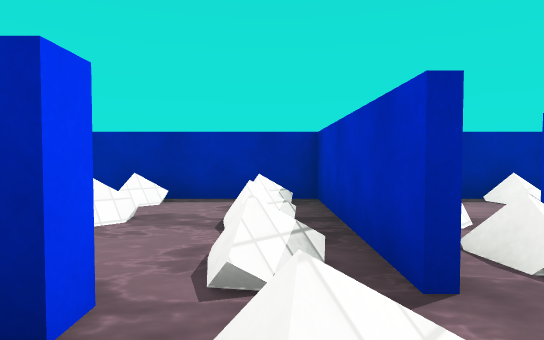
View 1 (above)

16 first-person views from a walk through a scene from a Unity 3-D project. The camera is 0.6 m above the floor, tilts 2° down and sees 75° across. The floor is counted in squares, 1 m on a side. Each view is taken from the middle of a square. On the plan, view 1 faces up. The plan holds only what a view shows up to about 10 squares ahead; the rest is blank. The place goes on beyond the plan. Surface patterns are stand-ins for the level's own textures.

View 2
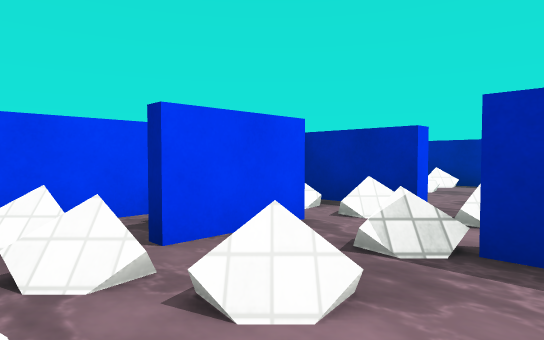

View 3
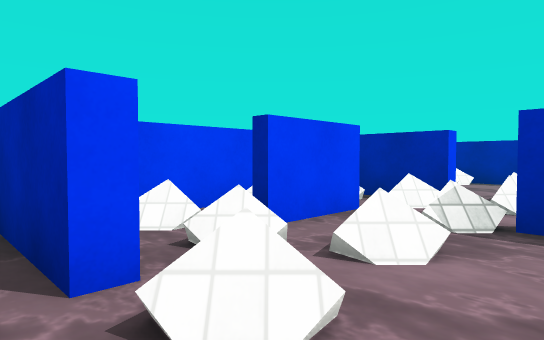

View 4
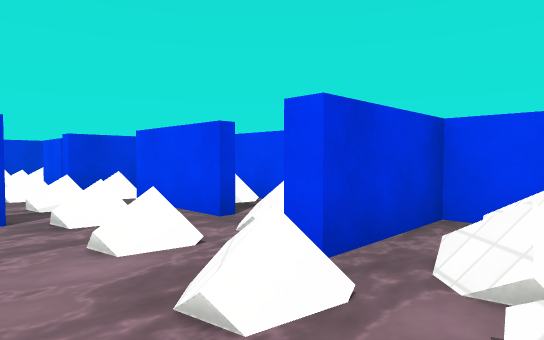

View 5
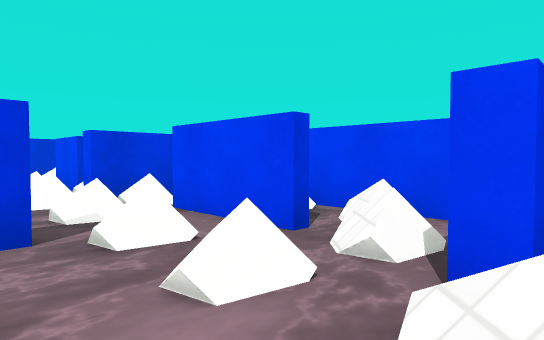

View 6
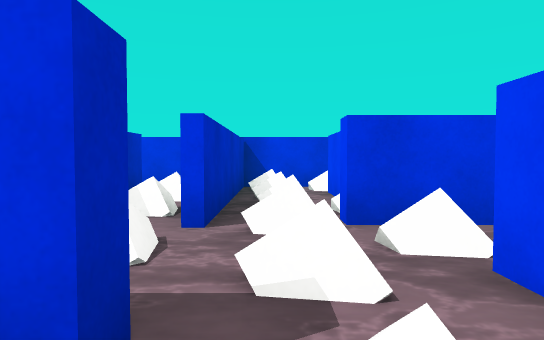

View 7
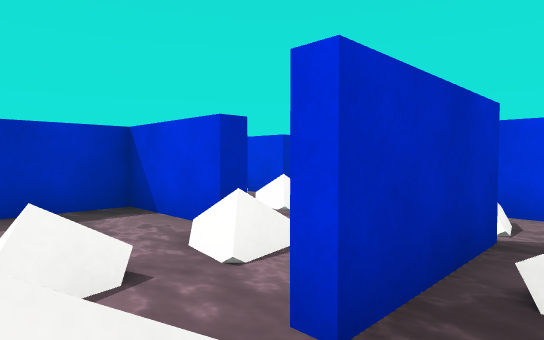

View 8
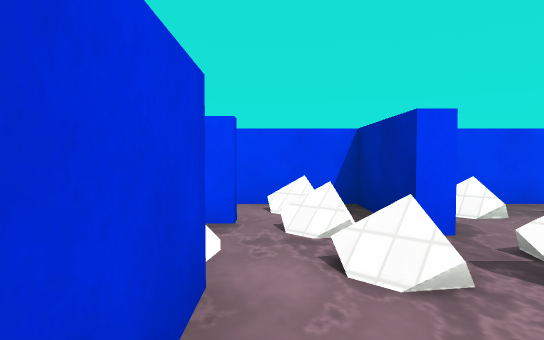

View 9
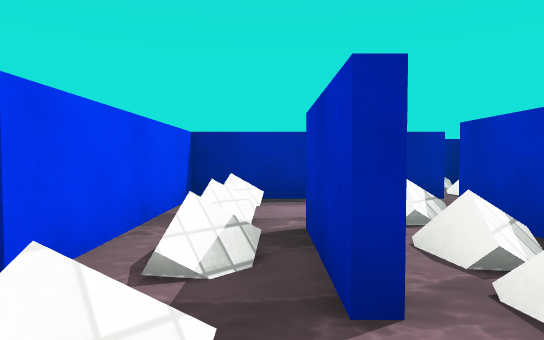

View 10
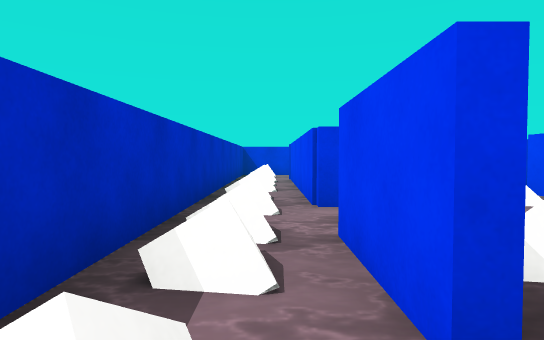

View 11
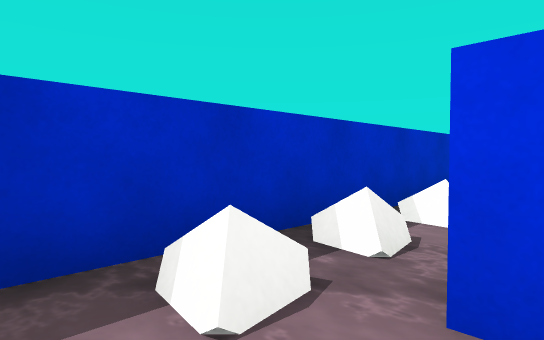

View 12
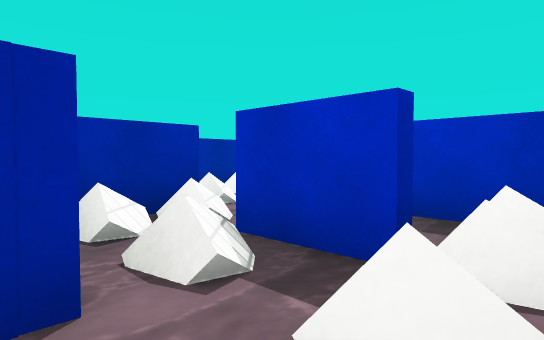

View 13
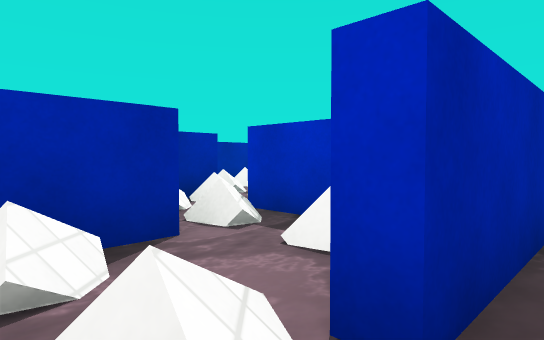

View 14
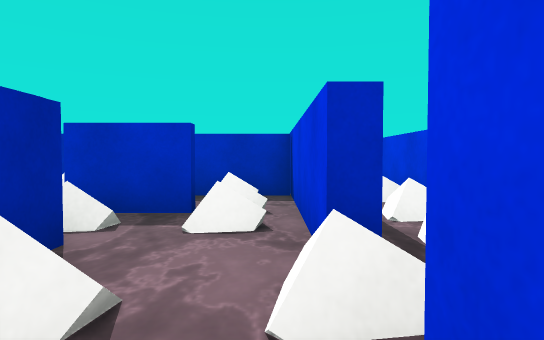

View 15
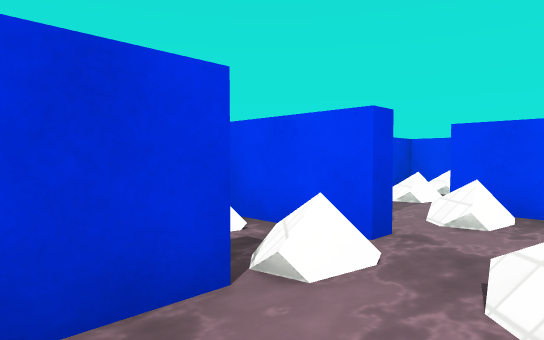

View 16
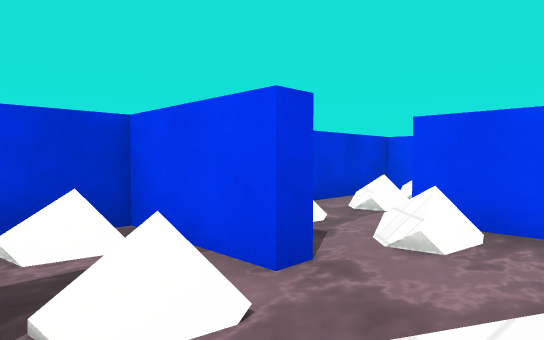

### Floor plan
Ten units are one square. View 1 is at (0, 0); x grows to the right and y downward. Boxes are objects, and circles mark ways between rooms. Rooms are numbered by the first view taken in them; rooms with no view inside come last. Other rooms are left out.
<svg viewBox="-67 -57 117 203">
<path fill="none" stroke="#000" d="M4 3 25 3M-12 2 -12 16M-7 -15 -7 -11 -26 -11 -26 32 -7 32 -7 36M23 -13 23 -31M5 62 5 58 23 58 23 45M20 62 8 62M-12 49 -12 65M-7 36 -25 36M25 3 25 55M25 -31 25 -13M40 61 40 -39M45 -52 11 -52M8 -52 8 -15M19 81 29 81M-48 123 -43 123 -43 141 -34 141M-62 114 -62 125M-25 106 -38 106M-12 112 -12 98M-31 123 -4 123M-6 85 -20 85M-26 -36 -26 -24M7 -15 7 -51M11 -52 -26 -52M-4 123 20 123M5 124 5 95M-10 98 -10 111M5 95 5 80"/>
<rect x="-25" y="15" width="10" height="10" fill="#bbb"><title>cube</title></rect>
<rect x="-25" y="5" width="10" height="10" fill="#bbb"><title>other object</title></rect>
<rect x="-25" y="-5" width="10" height="10" fill="#bbb"><title>cube</title></rect>
<rect x="-15" y="15" width="10" height="10" fill="#bbb"><title>cube</title></rect>
<rect x="-15" y="-5" width="10" height="10" fill="#bbb"><title>cube</title></rect>
<rect x="-5" y="25" width="10" height="10" fill="#bbb"><title>cube</title></rect>
<rect x="-5" y="15" width="10" height="10" fill="#bbb"><title>cube</title></rect>
<rect x="-5" y="5" width="10" height="10" fill="#bbb"><title>cube</title></rect>
<rect x="-5" y="-15" width="10" height="10" fill="#bbb"><title>cube</title></rect>
<rect x="5" y="-15" width="10" height="10" fill="#bbb"><title>cube</title></rect>
<rect x="-5" y="65" width="10" height="10" fill="#bbb"><title>cube</title></rect>
<rect x="-5" y="55" width="10" height="10" fill="#bbb"><title>cube</title></rect>
<rect x="-5" y="35" width="10" height="10" fill="#bbb"><title>cube</title></rect>
<rect x="5" y="65" width="10" height="10" fill="#bbb"><title>cube</title></rect>
<rect x="-15" y="35" width="10" height="10" fill="#bbb"><title>cube</title></rect>
<rect x="25" y="45" width="10" height="10" fill="#bbb"><title>other object</title></rect>
<rect x="25" y="35" width="10" height="10" fill="#bbb"><title>other object</title></rect>
<rect x="25" y="25" width="10" height="10" fill="#bbb"><title>cube</title></rect>
<rect x="25" y="5" width="10" height="10" fill="#bbb"><title>cube</title></rect>
<rect x="25" y="-5" width="10" height="10" fill="#bbb"><title>cube</title></rect>
<rect x="25" y="-15" width="10" height="10" fill="#bbb"><title>cube</title></rect>
<rect x="25" y="-25" width="10" height="10" fill="#bbb"><title>cube</title></rect>
<rect x="25" y="-35" width="10" height="10" fill="#bbb"><title>cube</title></rect>
<rect x="-45" y="115" width="10" height="10" fill="#bbb"><title>cube</title></rect>
<rect x="-25" y="115" width="10" height="10" fill="#bbb"><title>cube</title></rect>
<rect x="-25" y="95" width="10" height="10" fill="#bbb"><title>cube</title></rect>
<rect x="-25" y="85" width="10" height="10" fill="#bbb"><title>cube</title></rect>
<rect x="-15" y="115" width="10" height="10" fill="#bbb"><title>cube</title></rect>
<rect x="-15" y="85" width="10" height="10" fill="#bbb"><title>cube</title></rect>
<rect x="-25" y="-25" width="10" height="10" fill="#bbb"><title>cube</title></rect>
<rect x="-25" y="-35" width="10" height="10" fill="#bbb"><title>cube</title></rect>
<rect x="-5" y="-25" width="10" height="10" fill="#bbb"><title>cube</title></rect>
<rect x="-5" y="-35" width="10" height="10" fill="#bbb"><title>cube</title></rect>
<rect x="-5" y="-45" width="10" height="10" fill="#bbb"><title>cube</title></rect>
<rect x="-5" y="105" width="10" height="10" fill="#bbb"><title>cube</title></rect>
<rect x="-5" y="95" width="10" height="10" fill="#bbb"><title>cube</title></rect>
<rect x="-5" y="85" width="10" height="10" fill="#bbb"><title>cube</title></rect>
<rect x="-5" y="75" width="10" height="10" fill="#bbb"><title>cube</title></rect>
<circle cx="5" cy="30" r="3" fill="#2a7"/>
<circle cx="15" cy="-5" r="3" fill="#2a7"/>
<circle cx="0" cy="-10" r="3" fill="#2a7"/>
<circle cx="-10" cy="40" r="3" fill="#2a7"/>
<circle cx="15" cy="70" r="3" fill="#2a7"/>
<circle cx="0" cy="80" r="3" fill="#2a7"/>
<circle cx="-30" cy="120" r="3" fill="#2a7"/>
<circle cx="-10" cy="120" r="3" fill="#2a7"/>
<circle cx="-10" cy="90" r="3" fill="#2a7"/>
<circle cx="0" cy="105" r="3" fill="#2a7"/>
<text x="0" y="10">1</text>
<text x="10" y="50">2</text>
<text x="-20" y="40">3</text>
<text x="30" y="10">4</text>
<text x="-40" y="120">5</text>
<text x="-20" y="110">6</text>
<text x="-10" y="-30">7</text>
<text x="0" y="110">8</text>
<text x="0" y="80">9</text>
</svg>
Room 1 opens to room 2. Room 1 opens to room 4. Room 1 opens to room 7. Room 2 opens to room 3. Room 2 opens to room 4. Room 2 opens to room 9. Room 5 opens to room 6. Room 6 opens to room 8. Room 6 opens to room 9. Room 8 opens to room 9.

Where each view was taken, in squares from view 1:
view 1: 0 up, 0 right, facing up
view 2: 3 down, 1 right, facing up-left
view 3: 4 down, 1 right, facing up-left
view 4: 2 down, 1 right, facing down-left
view 5: 3 down, 1 right, facing down-left
view 6: 5 down, 0 right, facing down
view 7: 4 down, 2 left, facing down-right
view 8: 0 up, 2 right, facing left
view 9: 0 up, 2 right, facing up
view 10: 4 up, 3 right, facing down
view 11: 1 up, 2 right, facing down-right
view 12: 12 down, 3 left, facing up-right
view 13: 13 down, 4 left, facing up-right
view 14: 12 down, 5 left, facing right
view 15: 11 down, 2 left, facing down-left
view 16: 11 down, 3 left, facing down-left
